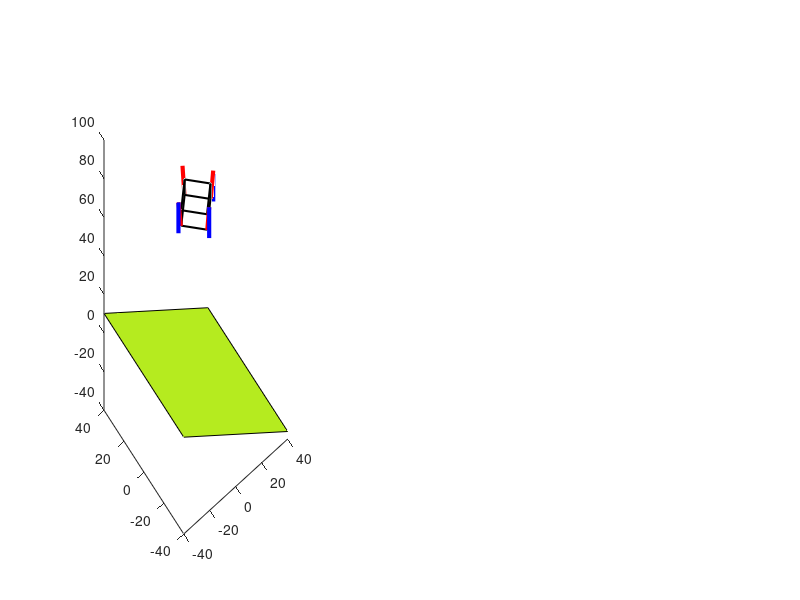

MATLAB code to generate this figure: (Note: this script raises an error after producing the figure.)
clc; clear; close all;


%@@@@@@@@@@@@@@@@@@@@@@@@@@@@@@@@@@@@@@@@@@@@@@@@@@@@@@@@@@@@@@@@@@@@@@@@@@@@@@@@@@@@@@@@@@@@@@@@@@@@@@Leg Landing variable setting지면으로부터 70위에있음


L_ang1_east = 442;                                                % L1 이동경로설정(EAST)
L_theta1_east = L_ang1_east*(pi/180);
L_r1_east = 13.5;                                                    % L1 원의반지름
L_x1_east = L_r1_east*cos(L_theta1_east)+11.5;                   % X축 평행이동 및 설정
L_z1_east = L_r1_east*sin(L_theta1_east)+70 ;                     % Z축 설정

L_ang2_east = 442;                                                % L2 이동경로 설정(EAST)
L_theta2_east = L_ang2_east*(pi/180);
L_r2_east = 13.5;                                                    % L2 원의반지름
L_x2_east = L_r2_east*cos(L_theta2_east)+11.5;                   % X축 평행이동 및 설정
L_z2_east = L_r2_east*sin(L_theta2_east)+54;                      % Z축 평행이동 및 설정
    
L_ang1_west = 98;                                                % L1 이동경로설정(WEST)
L_theta1_west = L_ang1_west*(pi/180);
L_r1_west = 13.5;                                                    % L1 원의반지름
L_x1_west = L_r1_west*cos(L_theta1_west)-11.5;                   % X축 평행이동 및 설정 
L_z1_west = L_r1_west*sin(L_theta1_west)+70;                      % Z축 설정

L_ang2_west = 98;                                                % L2 이동경로 설정(WEST)
L_theta2_west = L_ang2_west*(pi/180);
L_r2_west = 13.5;                                                    % L2원의반지름
L_x2_west = L_r2_west*cos(L_theta2_west)-11.5;                   % X축 평행이동 및 설정
L_z2_west = L_r2_west*sin(L_theta2_west)+54;                      % Z축 평행이동 및 설정

L_ang1_north = 442;                                               % L1 이동경로설정(NORTH)
L_theta1_north = L_ang1_north*(pi/180);
L_r1_north = 13.5;                                                   % 원의반지름
L_y1_north = L_r1_north*cos(L_theta1_north)+11.5;                % Y축 평행이동 및 설정 
L_z1_north = L_r1_north*sin(L_theta1_north)+70;                   % Z축 설정

L_ang2_north = 442;                                               % L2 이동경로 설정(NORTH)
L_theta2_north = L_ang2_north*(pi/180);
L_r2_north = 13.5;                                                   % 원의반지름
L_y2_north = L_r2_north*cos(L_theta2_north)+11.5;                % Y축 평행이동 및 설정
L_z2_north = L_r2_north*sin(L_theta2_north)+54;                   % Z축 평행이동 및 설정

L_ang1_south = 98;                                               % L1 이동경로설정(SOUTH)
L_theta1_south = L_ang1_south*(pi/180);
L_r1_south = 13.5;                                                   % 원의반지름
L_y1_south = L_r1_south*cos(L_theta1_south)-11.5;                % Y축 평행이동 및 설정 
L_z1_south = L_r1_south*sin(L_theta1_south)+70;                   % Z축 설정

L_ang2_south = 98;                                               % L2 이동경로 설정(SOUTH)
L_theta2_south = L_ang2_south*(pi/180);
L_r2_south = 13.5;                                                   % 원의반지름
L_y2_south = L_r2_south*cos(L_theta2_south)-11.5;                % Y축 평행이동 및 설정
L_z2_south = L_r2_south*sin(L_theta2_south)+54;                   % Z축 평행이동 및 설정


%@@@@@@@@@@@@@@@@@@@@@@@@@@@@@@@@@@@@@@@@@@@@@@@@@@@@@@@@@@@@@@@@@@@@@@@@@@@@@@@@@@@@@@@@@@@@@@@@@@@@@@Leg down variable setting


Legd_ang1_east = 442;                                                   % L1 이동경로설정(EAST)
Legd_theta1_east = Legd_ang1_east*(pi/180);
Legd_r1_east = 13.5;                                                       % L1 원의반지름
Legd_x1_east = Legd_r1_east*cos(Legd_theta1_east)+11.5;                % X축 평행이동 및 설정
Legd_z1_east = Legd_r1_east*sin(Legd_theta1_east);                      % Z축 설정

Legd_ang2_east = 442;                                                   % L2 이동경로 설정(EAST)
Legd_theta2_east = Legd_ang2_east*(pi/180);
Legd_r2_east = 13.5;                                                       % L2 원의반지름
Legd_x2_east = Legd_r2_east*cos(Legd_theta2_east)+11.5;                % X축 평행이동 및 설정
Legd_z2_east = Legd_r2_east*sin(Legd_theta2_east)-16;                   % Z축 평행이동 및 설정

Legd_ang1_west = 98:1:180;                                           % L1 이동경로설정(WEST)
Legd_theta1_west = Legd_ang1_west*(pi/180);
Legd_r1_west = 13.5;                                                       % L1 원의반지름
Legd_x1_west = Legd_r1_west*cos(Legd_theta1_west)-11.5;                % X축 평행이동 및 설정 
Legd_z1_west = Legd_r1_west*sin(Legd_theta1_west);                      % Z축 설정

Legd_ang2_west = 98:1:180;                                           % L2 이동경로 설정(WEST)
Legd_theta2_west = Legd_ang2_west*(pi/180);
Legd_r2_west = 13.5;                                                       % L2원의반지름
Legd_x2_west = Legd_r2_west*cos(Legd_theta2_west)-11.5;                % X축 평행이동 및 설정
Legd_z2_west = Legd_r2_west*sin(Legd_theta2_west)-16;                   % Z축 평행이동 및 설정

Legd_ang1_north = [442:-1:399,linspace(399,399,84)];                    % L1 이동경로설정(NORTH)
Legd_theta1_north = Legd_ang1_north*(pi/180);
Legd_r1_north = 13.5;                                                      % 원의반지름
Legd_y1_north = Legd_r1_north*cos(Legd_theta1_north)+11.5;             % Y축 평행이동 및 설정 
Legd_z1_north = Legd_r1_north*sin(Legd_theta1_north);                   % Z축 설정

Legd_ang2_north = [442:-1:399,linspace(399,399,84)];                    % L2 이동경로 설정(NORTH)
Legd_theta2_north = Legd_ang2_north*(pi/180);
Legd_r2_north = 13.5;                                                      % 원의반지름
Legd_y2_north = Legd_r2_north*cos(Legd_theta2_north)+11.5;             % Y축 평행이동 및 설정
Legd_z2_north = Legd_r2_north*sin(Legd_theta2_north)-16;                % Z축 평행이동 및 설정

Legd_ang1_south = [98:1:141,linspace(141,141,84)];                     % L1 이동경로설정(SOUTH)
Legd_theta1_south = Legd_ang1_south*(pi/180);
Legd_r1_south = 13.5;                                                      % 원의반지름
Legd_y1_south = Legd_r1_south*cos(Legd_theta1_south)-11.5;             % Y축 평행이동 및 설정 
Legd_z1_south = Legd_r1_south*sin(Legd_theta1_south);                   % Z축 설정

Legd_ang2_south = [98:1:141,linspace(141,141,84)];                     % L2 이동경로 설정(SOUTH)
Legd_theta2_south = Legd_ang2_south*(pi/180);
Legd_r2_south = 13.5;                                                      % 원의반지름
Legd_y2_south = Legd_r2_south*cos(Legd_theta2_south)-11.5;             % Y축 평행이동 및 설정
Legd_z2_south = Legd_r2_south*sin(Legd_theta2_south)-16;                % Z축 평행이동 및 설정


%@@@@@@@@@@@@@@@@@@@@@@@@@@@@@@@@@@@@@@@@@@@@@@@@@@@@@@@@@@@@@@@@@@@@@@@@@@@@@@@@@@@@@@@@@@@@@@@@@@@@@@draw figure


hf = figure;                             %figure창생성
ha = axes(hf);                           %figure창에 좌표넣기


%@@@@@@@@@@@@@@@@@@@@@@@@@@@@@@@@@@@@@@@@@@@@@@@@@@@@@@@@@@@@@@@@@@@@@@@@@@@@@@@@@@@@@@@@@@@@@@@@@@@@@@draw graph

subplot(6,15,[1,2,3,4,5,16,17,18,19,20,31,32,33,34,35,46,47,48,49,50,61,62,63,64,65,76,77,78,79,80],ha);


box_L1 = plot3(ha,[-11.25 0],[0 -11.25],[70 70],'k','Linewidth',1.5);                        %부품넣을공간 생성(밑면)-착륙
hold(ha,'on');                                                                               %한 FIGURE에 2개이상 그래프  
box_L2 = plot3(ha,[0 11.25],[-11.25 0],[70 70],'k','Linewidth',1.5);                         %부품넣을공간 생성(밑면)-착륙
box_L3 = plot3(ha,[11.25 0],[0 11.25],[70 70],'k','Linewidth',1.5);                          %부품넣을공간 생성(밑면)-착륙
box_L4 = plot3(ha,[0 -11.25],[11.25 0],[70 70],'k','Linewidth',1.5);                         %부품넣을공간 생성(밑면)-착륙
box_L5 = plot3(ha,[0 0],[-11.25 -11.25],[70 70],'k','Linewidth',1.5);                        %부품넣을공간 생성(높이)-착륙
box_L6 = plot3(ha,[11.25 11.25],[0 0],[70 78],'k','Linewidth',1.5);                          %부품넣을공간 생성(높이)-착륙
box_L7 = plot3(ha,[0 0],[11.25 11.25],[70 78],'k','Linewidth',1.5);                          %부품넣을공간 생성(높이)-착륙
box_L8 = plot3(ha,[-11.25 -11.25],[0 0],[70 78],'k','Linewidth',1.5);                        %부품넣을공간 생성(높이)-착륙
box_L9 = plot3(ha,[-11.25 0],[0 -11.25],[78 78],'k','Linewidth',1.5);                        %부품넣을공간 생성(윗면)-착륙
box_L10 = plot3(ha,[0 11.25],[-11.25 0],[78 78],'k','Linewidth',1.5);                        %부품넣을공간 생성(윗면)-착륙
box_L11 = plot3(ha,[11.25 0],[0 11.25],[78 78],'k','Linewidth',1.5);                         %부품넣을공간 생성(윗면)-착륙
box_L12 = plot3(ha,[0 -11.25],[11.25 0],[78 78],'k','Linewidth',1.5);                        %부품넣을공간 생성(윗면)-착륙                                                                                     %한 FIGURE에 2개이상 그래프  

Leg_L1 = plot3(ha,[11.5 L_x1_east],[0 0],[70 L_z1_east],'r','Linewidth',3);                         %EAST_L1 다리생성-착륙
Leg_L2 = plot3(ha,[L_x1_east L_x2_east],[0 0],[L_z1_east L_z2_east],'b','Linewidth',3);             %EAST_L2 다리생성-착륙
Leg_L3 = plot3(ha,[-11.5 L_x1_west],[0 0],[70 L_z1_west],'r','Linewidth',3);                        %WEST_L1 다리생성-착륙
Leg_L4 = plot3(ha,[L_x1_west L_x2_west],[0 0],[L_z1_west L_z2_west],'b','Linewidth',3);             %WEST_L2 다리생성-착륙
Leg_L5 = plot3(ha,[0 0],[11.5 L_y1_north],[70 L_z1_north],'r','Linewidth',3);                       %NORTH_L1 다리생성-착륙
Leg_L6 = plot3(ha,[0 0],[L_y1_north L_y2_north],[L_z1_north L_z1_north],'b','Linewidth',3);         %NORTH_L2 다리생성-착륙
Leg_L7 = plot3(ha,[0 0],[-11.5 L_y1_south],[70 L_z1_south],'r','Linewidth',3);                      %SOUTH_L1 다리생성-착륙
Leg_L8 = plot3(ha,[0 0],[L_y1_south L_y2_south],[L_z1_south L_z2_south],'b','Linewidth',3);         %SOUTH_L2 다리생성-착륙

%@@@@@@@@@@@@@@@@@@@@@@@@@@@@@@@@@@@@@@@@@@@@@@@@@@@@@@@@@@@@@@@@@@@@@@@@@@@@@@@@@@@@@@@@@@@@@@@@@@@@@@draw slop


vertex_surface=[-40 -40 10.15 ; 40 -40 -36.1 ; 40 40 -36.1 ; -40 40 10.15];                              % 평면 만들기!!
face_surface = [1 2 3 4];
Ic_surface=[0.71 0.92 0.12];
slope = patch('Faces',face_surface,'Vertices',vertex_surface,'FaceVertexCData',Ic_surface,'FaceColor','flat');         
alpha(slope,0.3);                                                                                    %경사면 투명도 조정




%@@@@@@@@@@@@@@@@@@@@@@@@@@@@@@@@@@@@@@@@@@@@@@@@@@@@@@@@@@@@@@@@@@@@@@@@@@@@@@@@@@@@@@@@@@@@@@@@@@@@@@camera setting


axis(ha,'equal');                        %좌표에서 x축, y축 길이 동일
set(ha,'XLim',[-40 40]);                 %좌표에서 x축 설정
set(ha,'YLim',[-40 40]);                 %좌표에서 y축 설정
set(ha,'ZLim',[-40 70]);                 %좌표에서 y축 설정
grid(ha,'on');                           %좌표에 그리드 넣기
xlabel(ha,'X');
ylabel(ha,'Y');
zlabel(ha,'Z'); 
title(ha,'moving surface');

%@@@@@@@@@@@@@@@@@@@@@@@@@@@@@@@@@@@@@@@@@@@@@@@@@@@@@@@@@@@@@@@@@@@@@@@@@@@@@@@@@@@@@@@@@@@@@@@@@@@@@@착륙!

view(90,0)

 
%-----------------subplot
ha2 = subplot(6,15,[22,23,24,25,37,38,39,40,52,53,54,55,67,68,69,70]); % front

ha2_box_L1 = plot3(ha2,[-11.25 0],[0 -11.25],[70 70],'k','Linewidth',1.5);                        %부품넣을공간 생성(밑면)-착륙
hold(ha2,'on');                                                                               %한 FIGURE에 2개이상 그래프  
ha2_box_L2 = plot3(ha2,[0 11.25],[-11.25 0],[70 70],'k','Linewidth',1.5);                         %부품넣을공간 생성(밑면)-착륙
ha2_box_L3 = plot3(ha2,[11.25 0],[0 11.25],[70 70],'k','Linewidth',1.5);                          %부품넣을공간 생성(밑면)-착륙
ha2_box_L4 = plot3(ha2,[0 -11.25],[11.25 0],[70 70],'k','Linewidth',1.5);                         %부품넣을공간 생성(밑면)-착륙
ha2_box_L5 = plot3(ha2,[0 0],[-11.25 -11.25],[70 70],'k','Linewidth',1.5);                        %부품넣을공간 생성(높이)-착륙
ha2_box_L6 = plot3(ha2,[11.25 11.25],[0 0],[70 78],'k','Linewidth',1.5);                          %부품넣을공간 생성(높이)-착륙
ha2_box_L7 = plot3(ha2,[0 0],[11.25 11.25],[70 78],'k','Linewidth',1.5);                          %부품넣을공간 생성(높이)-착륙
ha2_box_L8 = plot3(ha2,[-11.25 -11.25],[0 0],[70 78],'k','Linewidth',1.5);                        %부품넣을공간 생성(높이)-착륙
ha2_box_L9 = plot3(ha2,[-11.25 0],[0 -11.25],[78 78],'k','Linewidth',1.5);                        %부품넣을공간 생성(윗면)-착륙
ha2_box_L10 = plot3(ha2,[0 11.25],[-11.25 0],[78 78],'k','Linewidth',1.5);                        %부품넣을공간 생성(윗면)-착륙
ha2_box_L11 = plot3(ha2,[11.25 0],[0 11.25],[78 78],'k','Linewidth',1.5);                         %부품넣을공간 생성(윗면)-착륙
ha2_box_L12 = plot3(ha2,[0 -11.25],[11.25 0],[78 78],'k','Linewidth',1.5);                        %부품넣을공간 생성(윗면)-착륙                                                                                     %한 FIGURE에 2개이상 그래프  

ha2_Leg_L1 = plot3(ha2,[11.5 L_x1_east],[0 0],[70 L_z1_east],'r','Linewidth',3);                         %EAST_L1 다리생성-착륙
ha2_Leg_L2 = plot3(ha2,[L_x1_east L_x2_east],[0 0],[L_z1_east L_z2_east],'b','Linewidth',3);             %EAST_L2 다리생성-착륙
ha2_Leg_L3 = plot3(ha2,[-11.5 L_x1_west],[0 0],[70 L_z1_west],'r','Linewidth',3);                        %WEST_L1 다리생성-착륙
ha2_Leg_L4 = plot3(ha2,[L_x1_west L_x2_west],[0 0],[L_z1_west L_z2_west],'b','Linewidth',3);             %WEST_L2 다리생성-착륙
ha2_Leg_L5 = plot3(ha2,[0 0],[11.5 L_y1_north],[70 L_z1_north],'r','Linewidth',3);                       %NORTH_L1 다리생성-착륙
ha2_Leg_L6 = plot3(ha2,[0 0],[L_y1_north L_y2_north],[L_z1_north L_z1_north],'b','Linewidth',3);         %NORTH_L2 다리생성-착륙
ha2_Leg_L7 = plot3(ha2,[0 0],[-11.5 L_y1_south],[70 L_z1_south],'r','Linewidth',3);                      %SOUTH_L1 다리생성-착륙
ha2_Leg_L8 = plot3(ha2,[0 0],[L_y1_south L_y2_south],[L_z1_south L_z2_south],'b','Linewidth',3);         %SOUTH_L2 다리생성-착륙

%@@@@@@@@@@@@@@@@@@@@@@@@@@@@@@@@@@@@@@@@@@@@@@@@@@@@@@@@@@@@@@@@@@@@@@@@@@@@@@@@@@@@@@@@@@@@@@@@@@@@@@draw slop


ha2_vertex_surface=[-40 -40 6 ; 40 -40 -22 ; 40 40 -22 ; -40 40 6];                              % 평면 만들기!!
ha2_face_surface = [1 2 3 4];
ha2_Ic_surface=[0.71 0.92 0.12];
ha2_slope = patch('Faces',ha2_face_surface,'Vertices',ha2_vertex_surface,'FaceVertexCData',ha2_Ic_surface,'FaceColor','flat');         
alpha(ha2_slope,0.3);                                                                                    %경사면 투명도 조정

xlabel(ha2,'X');
ylabel(ha2,'Y');
zlabel(ha2,'Z'); 
title('front','Color','k');
grid on
axis(ha2,'equal');                        %좌표에서 x축, y축 길이 동일
set(ha2,'XLim',[-40 40]);                 %좌표에서 x축 설정
set(ha2,'YLim',[-40 40]);                 %좌표에서 y축 설정
set(ha2,'ZLim',[-40 70]);                 %좌표에서 y축 설정

ha3 = subplot(6,15,[27,28,29,30,42,43,44,45,57,58,59,60,72,73,74,75]); % side

ha3_box_L1 = plot3(ha3,[-11.25 0],[0 -11.25],[70 70],'k','Linewidth',1.5);                        %부품넣을공간 생성(밑면)-착륙
hold(ha3,'on');                                                                               %한 FIGURE에 2개이상 그래프  
ha3_box_L2 = plot3(ha3,[0 11.25],[-11.25 0],[70 70],'k','Linewidth',1.5);                         %부품넣을공간 생성(밑면)-착륙
ha3_box_L3 = plot3(ha3,[11.25 0],[0 11.25],[70 70],'k','Linewidth',1.5);                          %부품넣을공간 생성(밑면)-착륙
ha3_box_L4 = plot3(ha3,[0 -11.25],[11.25 0],[70 70],'k','Linewidth',1.5);                         %부품넣을공간 생성(밑면)-착륙
ha3_box_L5 = plot3(ha3,[0 0],[-11.25 -11.25],[70 70],'k','Linewidth',1.5);                        %부품넣을공간 생성(높이)-착륙
ha3_box_L6 = plot3(ha3,[11.25 11.25],[0 0],[70 78],'k','Linewidth',1.5);                          %부품넣을공간 생성(높이)-착륙
ha3_box_L7 = plot3(ha3,[0 0],[11.25 11.25],[70 78],'k','Linewidth',1.5);                          %부품넣을공간 생성(높이)-착륙
ha3_box_L8 = plot3(ha3,[-11.25 -11.25],[0 0],[70 78],'k','Linewidth',1.5);                        %부품넣을공간 생성(높이)-착륙
ha3_box_L9 = plot3(ha3,[-11.25 0],[0 -11.25],[78 78],'k','Linewidth',1.5);                        %부품넣을공간 생성(윗면)-착륙
ha3_box_L10 = plot3(ha3,[0 11.25],[-11.25 0],[78 78],'k','Linewidth',1.5);                        %부품넣을공간 생성(윗면)-착륙
ha3_box_L11 = plot3(ha3,[11.25 0],[0 11.25],[78 78],'k','Linewidth',1.5);                         %부품넣을공간 생성(윗면)-착륙
ha3_box_L12 = plot3(ha3,[0 -11.25],[11.25 0],[78 78],'k','Linewidth',1.5);                        %부품넣을공간 생성(윗면)-착륙                                                                                     %한 FIGURE에 2개이상 그래프  

ha3_Leg_L1 = plot3(ha3,[11.5 L_x1_east],[0 0],[70 L_z1_east],'r','Linewidth',3);                         %EAST_L1 다리생성-착륙
ha3_Leg_L2 = plot3(ha3,[L_x1_east L_x2_east],[0 0],[L_z1_east L_z2_east],'b','Linewidth',3);             %EAST_L2 다리생성-착륙
ha3_Leg_L3 = plot3(ha3,[-11.5 L_x1_west],[0 0],[70 L_z1_west],'r','Linewidth',3);                        %WEST_L1 다리생성-착륙
ha3_Leg_L4 = plot3(ha3,[L_x1_west L_x2_west],[0 0],[L_z1_west L_z2_west],'b','Linewidth',3);             %WEST_L2 다리생성-착륙
ha3_Leg_L5 = plot3(ha3,[0 0],[11.5 L_y1_north],[70 L_z1_north],'r','Linewidth',3);                       %NORTH_L1 다리생성-착륙
ha3_Leg_L6 = plot3(ha3,[0 0],[L_y1_north L_y2_north],[L_z1_north L_z1_north],'b','Linewidth',3);         %NORTH_L2 다리생성-착륙
ha3_Leg_L7 = plot3(ha3,[0 0],[-11.5 L_y1_south],[70 L_z1_south],'r','Linewidth',3);                      %SOUTH_L1 다리생성-착륙
ha3_Leg_L8 = plot3(ha3,[0 0],[L_y1_south L_y2_south],[L_z1_south L_z2_south],'b','Linewidth',3);         %SOUTH_L2 다리생성-착륙

%@@@@@@@@@@@@@@@@@@@@@@@@@@@@@@@@@@@@@@@@@@@@@@@@@@@@@@@@@@@@@@@@@@@@@@@@@@@@@@@@@@@@@@@@@@@@@@@@@@@@@@draw slop


ha3_vertex_surface=[-40 -40 10.15 ; 40 -40 -36.1 ; 40 40 -36.1 ; -40 40 10.15];                              % 평면 만들기!!
ha3_face_surface = [1 2 3 4];
ha3_Ic_surface=[0.71 0.92 0.12];
ha3_slope = patch('Faces',ha3_face_surface,'Vertices',ha3_vertex_surface,'FaceVertexCData',Ic_surface,'FaceColor','flat');         
alpha(ha3_slope,0.3);                                                                                    %경사면 투명도 조정

xlabel(ha3,'X');
ylabel(ha3,'Y');
zlabel(ha3,'Z'); 
title('side','Color','k');
grid on
axis(ha3,'equal');                        %좌표에서 x축, y축 길이 동일
set(ha3,'XLim',[-40 40]);                 %좌표에서 x축 설정
set(ha3,'YLim',[-40 40]);                 %좌표에서 y축 설정
set(ha3,'ZLim',[-40 70]);                 %좌표에서 y축 설정


aL=linspace(1,1,70);                                 %1값을 70개 만들기
move_surface_up = linspace(-20,6,length(aL));
move_surface_down = linspace(5,-22,length(aL));

%평면각도는 x ~ 19.3도



for iL = 1:length(aL)                                 %70번반복
set(box_L1,'ZData',[70-iL 70-iL]);                    %시작위치는 밑변:70,윗면:78 이며, 1씩 감소(70번 반복)
set(box_L2,'ZData',[70-iL 70-iL]);
set(box_L3,'ZData',[70-iL 70-iL]);
set(box_L4,'ZData',[70-iL 70-iL]);
set(box_L5,'ZData',[70-iL 78-iL]);
set(box_L6,'ZData',[70-iL 78-iL]);
set(box_L7,'ZData',[70-iL 78-iL]);
set(box_L8,'ZData',[70-iL 78-iL]);
set(box_L9,'ZData',[78-iL 78-iL]);
set(box_L10,'ZData',[78-iL 78-iL]);
set(box_L11,'ZData',[78-iL 78-iL]);
set(box_L12,'ZData',[78-iL 78-iL]);

set(Leg_L1,'ZData',[70-iL L_z1_east-iL]);
set(Leg_L2,'ZData',[L_z1_east-iL L_z2_east-iL]);
set(Leg_L3,'ZData',[70-iL L_z1_west-iL]);
set(Leg_L4,'ZData',[L_z1_west-iL L_z2_west-iL]);
set(Leg_L5,'ZData',[70-iL L_z1_north-iL]);
set(Leg_L6,'ZData',[L_z1_north-iL L_z2_north-iL]);
set(Leg_L7,'ZData',[70-iL L_z1_south-iL]);
set(Leg_L8,'ZData',[L_z1_south-iL L_z2_south-iL]);


set(ha2_box_L1,'ZData',[70-iL 70-iL]);                    %시작위치는 밑변:70,윗면:78 이며, 1씩 감소(70번 반복)
set(ha2_box_L2,'ZData',[70-iL 70-iL]);
set(ha2_box_L3,'ZData',[70-iL 70-iL]);
set(ha2_box_L4,'ZData',[70-iL 70-iL]);
set(ha2_box_L5,'ZData',[70-iL 78-iL]);
set(ha2_box_L6,'ZData',[70-iL 78-iL]);
set(ha2_box_L7,'ZData',[70-iL 78-iL]);
set(ha2_box_L8,'ZData',[70-iL 78-iL]);
set(ha2_box_L9,'ZData',[78-iL 78-iL]);
set(ha2_box_L10,'ZData',[78-iL 78-iL]);
set(ha2_box_L11,'ZData',[78-iL 78-iL]);
set(ha2_box_L12,'ZData',[78-iL 78-iL]);

set(ha2_Leg_L1,'ZData',[70-iL L_z1_east-iL]);
set(ha2_Leg_L2,'ZData',[L_z1_east-iL L_z2_east-iL]);
set(ha2_Leg_L3,'ZData',[70-iL L_z1_west-iL]);
set(ha2_Leg_L4,'ZData',[L_z1_west-iL L_z2_west-iL]);
set(ha2_Leg_L5,'ZData',[70-iL L_z1_north-iL]);
set(ha2_Leg_L6,'ZData',[L_z1_north-iL L_z2_north-iL]);
set(ha2_Leg_L7,'ZData',[70-iL L_z1_south-iL]);
set(ha2_Leg_L8,'ZData',[L_z1_south-iL L_z2_south-iL]);

set(ha3_box_L1,'ZData',[70-iL 70-iL]);                    %시작위치는 밑변:70,윗면:78 이며, 1씩 감소(70번 반복)
set(ha3_box_L2,'ZData',[70-iL 70-iL]);
set(ha3_box_L3,'ZData',[70-iL 70-iL]);
set(ha3_box_L4,'ZData',[70-iL 70-iL]);
set(ha3_box_L5,'ZData',[70-iL 78-iL]);
set(ha3_box_L6,'ZData',[70-iL 78-iL]);
set(ha3_box_L7,'ZData',[70-iL 78-iL]);
set(ha3_box_L8,'ZData',[70-iL 78-iL]);
set(ha3_box_L9,'ZData',[78-iL 78-iL]);
set(ha3_box_L10,'ZData',[78-iL 78-iL]);
set(ha3_box_L11,'ZData',[78-iL 78-iL]);
set(ha3_box_L12,'ZData',[78-iL 78-iL]);

set(ha3_Leg_L1,'ZData',[70-iL L_z1_east-iL]);
set(ha3_Leg_L2,'ZData',[L_z1_east-iL L_z2_east-iL]);
set(ha3_Leg_L3,'ZData',[70-iL L_z1_west-iL]);
set(ha3_Leg_L4,'ZData',[L_z1_west-iL L_z2_west-iL]);
set(ha3_Leg_L5,'ZData',[70-iL L_z1_north-iL]);
set(ha3_Leg_L6,'ZData',[L_z1_north-iL L_z2_north-iL]);
set(ha3_Leg_L7,'ZData',[70-iL L_z1_south-iL]);
set(ha3_Leg_L8,'ZData',[L_z1_south-iL L_z2_south-iL]);


set(slope,'ZData',[move_surface_down(iL) move_surface_up(iL) move_surface_up(iL) move_surface_down(iL)]);
set(ha2_slope,'ZData',[move_surface_down(iL) move_surface_up(iL) move_surface_up(iL) move_surface_down(iL)]);
set(ha3_slope,'ZData',[move_surface_down(iL) move_surface_up(iL) move_surface_up(iL) move_surface_down(iL)]);

cam_zL = 30;                                                             %z축은 고정(위에서 내려다보기)
set(ha,'CameraPosition',[20 45 cam_zL]);                                 %cam의 handle속성값 바꾸기

cam_zL = 15;                                                             %z축은 고정(위에서 내려다보기)
set(ha2,'CameraPosition',[0 90 cam_zL]);                                 %cam의 handle속성값 바꾸기

cam_zL = 15;                                                             %z축은 고정(위에서 내려다보기)
set(ha3,'CameraPosition',[90 0 cam_zL]);                                 %cam의 handle속성값 바꾸기

pause(0.03);                                        %0.08초딜레이

end

 
pause(0.1);                                           %착륙후 1초쉬기


delete(Leg_L1);                 %랜딩용 다리지우기
delete(Leg_L2);                 %랜딩용 다리지우기
delete(Leg_L3);                 %랜딩용 다리지우기
delete(Leg_L4);                 %랜딩용 다리지우기
delete(Leg_L5);                 %랜딩용 다리지우기
delete(Leg_L6);                 %랜딩용 다리지우기
delete(Leg_L7);                 %랜딩용 다리지우기
delete(Leg_L8);                 %랜딩용 다리지우기


delete(ha2_Leg_L1);                 %랜딩용 다리지우기
delete(ha2_Leg_L2);                 %랜딩용 다리지우기
delete(ha2_Leg_L3);                 %랜딩용 다리지우기
delete(ha2_Leg_L4);                 %랜딩용 다리지우기
delete(ha2_Leg_L5);                 %랜딩용 다리지우기
delete(ha2_Leg_L6);                 %랜딩용 다리지우기
delete(ha2_Leg_L7);                 %랜딩용 다리지우기
delete(ha2_Leg_L8);                 %랜딩용 다리지우기


delete(ha3_Leg_L1);                 %랜딩용 다리지우기
delete(ha3_Leg_L2);                 %랜딩용 다리지우기
delete(ha3_Leg_L3);                 %랜딩용 다리지우기
delete(ha3_Leg_L4);                 %랜딩용 다리지우기
delete(ha3_Leg_L5);                 %랜딩용 다리지우기
delete(ha3_Leg_L6);                 %랜딩용 다리지우기
delete(ha3_Leg_L7);                 %랜딩용 다리지우기
delete(ha3_Leg_L8);                 %랜딩용 다리지우기


%@@@@@@@@@@@@@@@@@@@@@@@@@@@@@@@@@@@@@@@@@@@@@@@@@@@@@@@@@@@@@@@@@@@@@@@@@@@@@@@@@@@@@@@@@@@@@@@@@@@@@@발내리기!


Leg_d1 = plot3(ha,[11.5 Legd_x1_east],[0 0],[0 Legd_z1_east],'r','Linewidth',3);                                        %EAST_L1 다리생성-접기
Leg_d2 = plot3(ha,[Legd_x1_east Legd_x2_east],[0 0],[Legd_z1_east Legd_z2_east],'b','Linewidth',3);                      %EAST_L2 다리생성-접기
Leg_d3 = plot3(ha,[-11.5 Legd_x1_west(1)],[0 0],[0 Legd_z1_west(1)],'r','Linewidth',3);                                 %WEST_L1 다리생성-접기
Leg_d4 = plot3(ha,[Legd_x1_west(1) Legd_x2_west(1)],[0 0],[Legd_z1_west(1) Legd_z2_west(1)],'b','Linewidth',3);          %WEST_L2 다리생성-접기
Leg_d5 = plot3(ha,[0 0],[11.5 Legd_y1_north(1)],[0 Legd_z1_north(1)],'r','Linewidth',3);                                %NORTH_L1 다리생성-접기
Leg_d6 = plot3(ha,[0 0],[Legd_y1_north(1) Legd_y2_north(1)],[Legd_z1_north(1) Legd_z2_north(1)],'b','Linewidth',3);      %NORTH_L2 다리생성-접기
Leg_d7 = plot3(ha,[0 0],[-11.5 Legd_y1_south(1)],[0 Legd_z1_south(1)],'r','Linewidth',3);                               %SOUTH_L1 다리생성-접기
Leg_d8 = plot3(ha,[0 0],[Legd_y1_south(1) Legd_y2_south(1)],[Legd_z1_south(1) Legd_z2_south(1)],'b','Linewidth',3);      %SOUTH_L2 다리생성-접기

ha2 = subplot(6,15,[22,23,24,25,37,38,39,40,52,53,54,55,67,68,69,70]); % front

ha2_Leg_d1 = plot3(ha2,[11.5 Legd_x1_east],[0 0],[0 Legd_z1_east],'r','Linewidth',3);                                        %EAST_L1 다리생성-접기
ha2_Leg_d2 = plot3(ha2,[Legd_x1_east Legd_x2_east],[0 0],[Legd_z1_east Legd_z2_east],'b','Linewidth',3);                      %EAST_L2 다리생성-접기
ha2_Leg_d3 = plot3(ha2,[-11.5 Legd_x1_west(1)],[0 0],[0 Legd_z1_west(1)],'r','Linewidth',3);                                 %WEST_L1 다리생성-접기
ha2_Leg_d4 = plot3(ha2,[Legd_x1_west(1) Legd_x2_west(1)],[0 0],[Legd_z1_west(1) Legd_z2_west(1)],'b','Linewidth',3);          %WEST_L2 다리생성-접기
ha2_Leg_d5 = plot3(ha2,[0 0],[11.5 Legd_y1_north(1)],[0 Legd_z1_north(1)],'r','Linewidth',3);                                %NORTH_L1 다리생성-접기
ha2_Leg_d6 = plot3(ha2,[0 0],[Legd_y1_north(1) Legd_y2_north(1)],[Legd_z1_north(1) Legd_z2_north(1)],'b','Linewidth',3);      %NORTH_L2 다리생성-접기
ha2_Leg_d7 = plot3(ha2,[0 0],[-11.5 Legd_y1_south(1)],[0 Legd_z1_south(1)],'r','Linewidth',3);                               %SOUTH_L1 다리생성-접기
ha2_Leg_d8 = plot3(ha2,[0 0],[Legd_y1_south(1) Legd_y2_south(1)],[Legd_z1_south(1) Legd_z2_south(1)],'b','Linewidth',3);      %SOUTH_L2 다리생성-접기

ha3 = subplot(6,15,[27,28,29,30,42,43,44,45,57,58,59,60,72,73,74,75]); % side

ha3_Leg_d1 = plot3(ha3,[11.5 Legd_x1_east],[0 0],[0 Legd_z1_east],'r','Linewidth',3);                                        %EAST_L1 다리생성-접기
ha3_Leg_d2 = plot3(ha3,[Legd_x1_east Legd_x2_east],[0 0],[Legd_z1_east Legd_z2_east],'b','Linewidth',3);                      %EAST_L2 다리생성-접기
ha3_Leg_d3 = plot3(ha3,[-11.5 Legd_x1_west(1)],[0 0],[0 Legd_z1_west(1)],'r','Linewidth',3);                                 %WEST_L1 다리생성-접기
ha3_Leg_d4 = plot3(ha3,[Legd_x1_west(1) Legd_x2_west(1)],[0 0],[Legd_z1_west(1) Legd_z2_west(1)],'b','Linewidth',3);          %WEST_L2 다리생성-접기
ha3_Leg_d5 = plot3(ha3,[0 0],[11.5 Legd_y1_north(1)],[0 Legd_z1_north(1)],'r','Linewidth',3);                                %NORTH_L1 다리생성-접기
ha3_Leg_d6 = plot3(ha3,[0 0],[Legd_y1_north(1) Legd_y2_north(1)],[Legd_z1_north(1) Legd_z2_north(1)],'b','Linewidth',3);      %NORTH_L2 다리생성-접기
ha3_Leg_d7 = plot3(ha3,[0 0],[-11.5 Legd_y1_south(1)],[0 Legd_z1_south(1)],'r','Linewidth',3);                               %SOUTH_L1 다리생성-접기
ha3_Leg_d8 = plot3(ha3,[0 0],[Legd_y1_south(1) Legd_y2_south(1)],[Legd_z1_south(1) Legd_z2_south(1)],'b','Linewidth',3);      %SOUTH_L2 다리생성-접기






for i_ptd = 1:length(Legd_theta1_west)                                         %애니매이션 실행 1부터theta_west크기까지 반복

    set(Leg_d3,'XData',[-11.5 Legd_x1_west(i_ptd)], ...                       %L1_WEST 이동하는 선의 x좌표 y좌표를 handle을 이용해 좌표값 반복설정
        'ZData',[0 Legd_z1_west(i_ptd)]           );
    set(Leg_d4,'XData',[Legd_x1_west(i_ptd) Legd_x2_west(i_ptd)], ...          %L2_WEST 이동하는 선의 x좌표 y좌표를 handle을  이용해 좌표값 반복설정
        'ZData',[Legd_z1_west(i_ptd) Legd_z2_west(i_ptd)]      );
    set(Leg_d5,'YData',[11.5 Legd_y1_north(i_ptd)], ...                       %L1_NORTH 이동하는 선의 x좌표 y좌표를 handle을 이용해 좌표값 반복설정
        'ZData',[0 Legd_z1_north(i_ptd)]           );
    set(Leg_d6,'YData',[Legd_y1_north(i_ptd) Legd_y2_north(i_ptd)], ...        %L2_NORTH 이동하는 선의 x좌표 y좌표를 handle을  이용해 좌표값 반복설정
        'ZData',[Legd_z1_north(i_ptd) Legd_z2_north(i_ptd)]      );
    set(Leg_d7,'YData',[-11.5 Legd_y1_south(i_ptd)], ...                      %L1_SOUTH 이동하는 선의 x좌표 y좌표를 handle을 이용해 좌표값 반복설정
        'ZData',[0 Legd_z1_south(i_ptd)]           );
    set(Leg_d8,'YData',[Legd_y1_south(i_ptd) Legd_y2_south(i_ptd)], ...        %L2_SOUTH 이동하는 선의 x좌표 y좌표를 handle을  이용해 좌표값 반복설정
        'ZData',[Legd_z1_south(i_ptd) Legd_z2_south(i_ptd)]      );


    set(ha2_Leg_d3,'XData',[-11.5 Legd_x1_west(i_ptd)], ...                       %L1_WEST 이동하는 선의 x좌표 y좌표를 handle을 이용해 좌표값 반복설정
        'ZData',[0 Legd_z1_west(i_ptd)]           );
    set(ha2_Leg_d4,'XData',[Legd_x1_west(i_ptd) Legd_x2_west(i_ptd)], ...          %L2_WEST 이동하는 선의 x좌표 y좌표를 handle을  이용해 좌표값 반복설정
        'ZData',[Legd_z1_west(i_ptd) Legd_z2_west(i_ptd)]      );
    set(ha2_Leg_d5,'YData',[11.5 Legd_y1_north(i_ptd)], ...                       %L1_NORTH 이동하는 선의 x좌표 y좌표를 handle을 이용해 좌표값 반복설정
        'ZData',[0 Legd_z1_north(i_ptd)]           );
    set(ha2_Leg_d6,'YData',[Legd_y1_north(i_ptd) Legd_y2_north(i_ptd)], ...        %L2_NORTH 이동하는 선의 x좌표 y좌표를 handle을  이용해 좌표값 반복설정
        'ZData',[Legd_z1_north(i_ptd) Legd_z2_north(i_ptd)]      );
    set(ha2_Leg_d7,'YData',[-11.5 Legd_y1_south(i_ptd)], ...                      %L1_SOUTH 이동하는 선의 x좌표 y좌표를 handle을 이용해 좌표값 반복설정
        'ZData',[0 Legd_z1_south(i_ptd)]           );
    set(ha2_Leg_d8,'YData',[Legd_y1_south(i_ptd) Legd_y2_south(i_ptd)], ...        %L2_SOUTH 이동하는 선의 x좌표 y좌표를 handle을  이용해 좌표값 반복설정
        'ZData',[Legd_z1_south(i_ptd) Legd_z2_south(i_ptd)]      );

    set(ha3_Leg_d3,'XData',[-11.5 Legd_x1_west(i_ptd)], ...                       %L1_WEST 이동하는 선의 x좌표 y좌표를 handle을 이용해 좌표값 반복설정
        'ZData',[0 Legd_z1_west(i_ptd)]           );
    set(ha3_Leg_d4,'XData',[Legd_x1_west(i_ptd) Legd_x2_west(i_ptd)], ...          %L2_WEST 이동하는 선의 x좌표 y좌표를 handle을  이용해 좌표값 반복설정
        'ZData',[Legd_z1_west(i_ptd) Legd_z2_west(i_ptd)]      );
    set(ha3_Leg_d5,'YData',[11.5 Legd_y1_north(i_ptd)], ...                       %L1_NORTH 이동하는 선의 x좌표 y좌표를 handle을 이용해 좌표값 반복설정
        'ZData',[0 Legd_z1_north(i_ptd)]           );
    set(ha3_Leg_d6,'YData',[Legd_y1_north(i_ptd) Legd_y2_north(i_ptd)], ...        %L2_NORTH 이동하는 선의 x좌표 y좌표를 handle을  이용해 좌표값 반복설정
        'ZData',[Legd_z1_north(i_ptd) Legd_z2_north(i_ptd)]      );
    set(ha3_Leg_d7,'YData',[-11.5 Legd_y1_south(i_ptd)], ...                      %L1_SOUTH 이동하는 선의 x좌표 y좌표를 handle을 이용해 좌표값 반복설정
        'ZData',[0 Legd_z1_south(i_ptd)]           );
    set(ha3_Leg_d8,'YData',[Legd_y1_south(i_ptd) Legd_y2_south(i_ptd)], ...        %L2_SOUTH 이동하는 선의 x좌표 y좌표를 handle을  이용해 좌표값 반복설정
        'ZData',[Legd_z1_south(i_ptd) Legd_z2_south(i_ptd)]      );



    pause(0.008);                                                               %0.035초 딜레이 0에가까울수록 빠름(drawnow함수 이용시 제일 빠름)
end


% 평면각도는  19.3도  ~ 0도
pause(0.1);    

delete(Leg_d1);                     %랜딩용 다리지우기
delete(Leg_d2);                     %랜딩용 다리지우기
delete(Leg_d3);                     %랜딩용 다리지우기
delete(Leg_d4);                     %랜딩용 다리지우기

delete(ha2_Leg_d1);                 %랜딩용 다리지우기
delete(ha2_Leg_d2);                 %랜딩용 다리지우기
delete(ha2_Leg_d3);                 %랜딩용 다리지우기
delete(ha2_Leg_d4);                 %랜딩용 다리지우기

delete(ha3_Leg_d1);                 %랜딩용 다리지우기
delete(ha3_Leg_d2);                 %랜딩용 다리지우기
delete(ha3_Leg_d3);                 %랜딩용 다리지우기
delete(ha3_Leg_d4);                 %랜딩용 다리지우기

%@@@@@@@@@@@@@@@@@@@@@@@@@@@@@@@@@@@@@@@@@@@@@@@@@@@@@@@@@@@@@@@@@@@@@@@@@@@@@@@@@@@@@@@@@@@@@@@@@@@@@@기울기 -30도 맞추기!!

g_L1 = 13.5;
g_L2 = 16;

move_surface_up2 = linspace(-22,-7.5,300);
move_surface_down2 = linspace(6,-7.5,length(move_surface_up2));

g_z2_east =linspace(-3,-7.5,length(move_surface_up2));
g_x2_east = linspace(2.13,2.13,length(g_z2_east));

g_costh2_east = (g_x2_east.^2 + g_z2_east.^2 -(g_L1^2+g_L2^2))/(2*g_L1*g_L2);
g_sinth2_east = sqrt(1-abs(g_costh2_east).^2);
g_th2_east = atan2d(g_sinth2_east,g_costh2_east);
g_th1_east = atan2d(g_z2_east,g_x2_east) - atan2d(g_L1+g_L2*cosd(g_th2_east),g_L2*sind(g_th2_east));
g_x1_east = g_L1*sind(-g_th1_east);
g_z1_east = g_L1*cosd(-g_th1_east);

g_z2_west =linspace(-16,-7.5,length(move_surface_down2)); 
g_x2_west = linspace(-13.75,-13.75,length(g_z2_west));

g_costh2_west = (g_x2_west.^2 + g_z2_west.^2 -(g_L1^2+g_L2^2))/(2*g_L1*g_L2);
g_sinth2_west = sqrt(1-abs(g_costh2_west).^2);
g_th2_west = atan2d(g_sinth2_west,g_costh2_west);
g_th1_west = atan2d(g_z2_west,g_x2_west) + atan2d(g_L1+g_L2*cosd(g_th2_west),g_L2*sind(g_th2_west));
g_x1_west = g_L1*sind(g_th1_west);
g_z1_west = -g_L1*cosd(g_th1_west);


east1_straight = plot3(ha,[11.25 g_x1_east(1)+11.25],[0 0],[0 g_z1_east(1)],'r','LineWidth',3);
east2_straight = plot3(ha,[g_x1_east(1)+11.25 g_x2_east(1)+11.25],[0 0],[g_z1_east(1) g_z2_east(1)],'b','LineWidth',3);

west1_straight = plot3(ha,[-11.25 g_x1_west(1)-11.25],[0 0],[0 g_z1_west(1)],'r','LineWidth',3);
west2_straight = plot3(ha,[g_x1_west(1)-11.25 g_x2_west(1)-11.25],[0 0],[g_z1_west(1) g_z2_west(1)],'b','LineWidth',3);

ha2_east1_straight = plot3(ha2,[11.25 g_x1_east(1)+11.25],[0 0],[0 g_z1_east(1)],'r','LineWidth',3);
ha2_east2_straight = plot3(ha2,[g_x1_east(1)+11.25 g_x2_east(1)+11.25],[0 0],[g_z1_east(1) g_z2_east(1)],'b','LineWidth',3);

ha2_west1_straight = plot3(ha2,[-11.25 g_x1_west(1)-11.25],[0 0],[0 g_z1_west(1)],'r','LineWidth',3);
ha2_west2_straight = plot3(ha2,[g_x1_west(1)-11.25 g_x2_west(1)-11.25],[0 0],[g_z1_west(1) g_z2_west(1)],'b','LineWidth',3);

ha3_east1_straight = plot3(ha3,[11.25 g_x1_east(1)+11.25],[0 0],[0 g_z1_east(1)],'r','LineWidth',3);
ha3_east2_straight = plot3(ha3,[g_x1_east(1)+11.25 g_x2_east(1)+11.25],[0 0],[g_z1_east(1) g_z2_east(1)],'b','LineWidth',3);

ha3_west1_straight = plot3(ha3,[-11.25 g_x1_west(1)-11.25],[0 0],[0 g_z1_west(1)],'r','LineWidth',3);
ha3_west2_straight = plot3(ha3,[g_x1_west(1)-11.25 g_x2_west(1)-11.25],[0 0],[g_z1_west(1) g_z2_west(1)],'b','LineWidth',3);



for i_ptd1 = 1:length(move_surface_up2)                                         %애니매이션 실행 1부터theta_west크기까지 반복

    set(east1_straight,'XData',[11.25 g_x1_east(i_ptd1)+11.25],'ZData',[0 g_z1_east(i_ptd1)]);
    set(east2_straight,'XData',[g_x1_east(i_ptd1)+11.25 g_x2_east(i_ptd1)+11.25],'ZData',[g_z1_east(i_ptd1) g_z2_east(i_ptd1)]);
    set(west1_straight,'XData',[-11.25 g_x1_west(i_ptd1)-11.25],'ZData',[0 g_z1_west(i_ptd1)]);
    set(west2_straight,'XData',[g_x1_west(i_ptd1)-11.25 g_x2_west(i_ptd1)-11.25],'ZData',[g_z1_west(i_ptd1) g_z2_west(i_ptd1)]);


    set(ha2_east1_straight,'XData',[11.25 g_x1_east(i_ptd1)+11.25],'ZData',[0 g_z1_east(i_ptd1)]);
    set(ha2_east2_straight,'XData',[g_x1_east(i_ptd1)+11.25 g_x2_east(i_ptd1)+11.25],'ZData',[g_z1_east(i_ptd1) g_z2_east(i_ptd1)]);
    set(ha2_west1_straight,'XData',[-11.25 g_x1_west(i_ptd1)-11.25],'ZData',[0 g_z1_west(i_ptd1)]);
    set(ha2_west2_straight,'XData',[g_x1_west(i_ptd1)-11.25 g_x2_west(i_ptd1)-11.25],'ZData',[g_z1_west(i_ptd1) g_z2_west(i_ptd1)]);

    set(ha3_east1_straight,'XData',[11.25 g_x1_east(i_ptd1)+11.25],'ZData',[0 g_z1_east(i_ptd1)]);
    set(ha3_east2_straight,'XData',[g_x1_east(i_ptd1)+11.25 g_x2_east(i_ptd1)+11.25],'ZData',[g_z1_east(i_ptd1) g_z2_east(i_ptd1)]);
    set(ha3_west1_straight,'XData',[-11.25 g_x1_west(i_ptd1)-11.25],'ZData',[0 g_z1_west(i_ptd1)]);
    set(ha3_west2_straight,'XData',[g_x1_west(i_ptd1)-11.25 g_x2_west(i_ptd1)-11.25],'ZData',[g_z1_west(i_ptd1) g_z2_west(i_ptd1)]);



    set(slope,'ZData',[move_surface_up2(i_ptd1) move_surface_down2(i_ptd1) move_surface_down2(i_ptd1) move_surface_up2(i_ptd1)]);
    set(ha2_slope,'ZData',[move_surface_up2(i_ptd1) move_surface_down2(i_ptd1) move_surface_down2(i_ptd1) move_surface_up2(i_ptd1)]);
    set(ha3_slope,'ZData',[move_surface_up2(i_ptd1) move_surface_down2(i_ptd1) move_surface_down2(i_ptd1) move_surface_up2(i_ptd1)]);



    pause(0.008);                                                               %0.035초 딜레이 0에가까울수록 빠름(drawnow함수 이용시 제일 빠름)
end

%이전다리2개 지우고 본체지우고 다시그리기! 해야댐


%%

cg_L1 = 16;
cg_L2 = 13.5;

g_lex2 = 13.75:-0.1:7.94;
g_lez2 =linspace(7.5,7.5,length(g_lex2));

g_lcosth2 = (g_lex2.^2 + g_lez2.^2 -(cg_L1^2+cg_L2^2))/(2*cg_L1*cg_L2);
g_lsinth2 = sqrt(1-abs(g_lcosth2).^2);
g_lth2 = atan2d(g_lsinth2,g_lcosth2);
g_lth1 = atan2d(g_lez2,g_lex2) - atan2d(cg_L1+cg_L2*cosd(g_lth2),cg_L2*sind(g_lth2));

g_lex1 = cg_L1*sind(-g_lth1);
g_lez1 = cg_L1*cosd(-g_lth1);


%----------------------------------------------------------------------
g_rex2 =-2.13:-0.1:-7.94;                                                                                                                                                              
g_rez2 = linspace(7.5,7.5,length(g_rex2));

g_costh2 = (g_rex2.^2 + g_rez2.^2 -(cg_L1^2+cg_L2^2))/(2*cg_L1*cg_L2);
g_sinth2 = sqrt(1-abs(g_costh2).^2);
g_rth2 = atan2d(g_sinth2,g_costh2);
g_rth1 = atan2d(g_rez2,g_rex2) + atan2d(cg_L1+cg_L2*cosd(g_rth2),cg_L2*sind(g_rth2));

g_rex1 = cg_L1*sind(g_rth1);
g_rez1 = -cg_L1*cosd(g_rth1);


hpl3 = plot(ha,[-25 g_lex1(1)-25],[-7.5 g_lez1(1)-7.5],'b','Linewidth',3);            %L1이동하는 선생성(왼쪽다리)
hpl4 = plot(ha,[g_lex1(1)-25 g_lex2(1)-25],[g_lez1(1)-7.5 g_lez2(1)-7.5],'r','Linewidth',3);
hpr3 = plot(ha,[13.38 g_rex1(1)+13.38],[-7.5 g_rez1(1)-7.5],'b','Linewidth',3);             %L1이동하는 선생성(왼쪽다리)
hpr4 = plot(ha,[g_rex1(1)+13.38 g_rex2(1)+13.38],[g_rez1(1)-7.5 g_rez2(1)-7.5],'r','Linewidth',3); 

f2_hpl3 = plot(ha2,[-25 g_lex1(1)-25],[-7.5 g_lez1(1)-7.5],'b','Linewidth',3);            %L1이동하는 선생성(왼쪽다리)
f2_hpl4 = plot(ha2,[g_lex1(1)-25 g_lex2(1)-25],[g_lez1(1)-7.5 g_lez2(1)-7.5],'r','Linewidth',3);
f2_hpr3 = plot(ha2,[13.38 g_rex1(1)+13.38],[-7.5 g_rez1(1)-7.5],'b','Linewidth',3);             %L1이동하는 선생성(왼쪽다리)
f2_hpr4 = plot(ha2,[g_rex1(1)+13.38 g_rex2(1)+13.38],[g_rez1(1)-7.5 g_rez2(1)-7.5],'r','Linewidth',3); 


box_L1 = plot3(ha,[-11.25 0],[0 -11.25],[70 70],'k','Linewidth',1.5);                        %부품넣을공간 생성(밑면)-착륙
hold(ha,'on');                                                                               %한 FIGURE에 2개이상 그래프  
box_L2 = plot3(ha,[0 11.25],[-11.25 0],[70 70],'k','Linewidth',1.5);                         %부품넣을공간 생성(밑면)-착륙
box_L3 = plot3(ha,[11.25 0],[0 11.25],[70 70],'k','Linewidth',1.5);                          %부품넣을공간 생성(밑면)-착륙
box_L4 = plot3(ha,[0 -11.25],[11.25 0],[70 70],'k','Linewidth',1.5);                         %부품넣을공간 생성(밑면)-착륙
box_L5 = plot3(ha,[0 0],[-11.25 -11.25],[70 70],'k','Linewidth',1.5);                        %부품넣을공간 생성(높이)-착륙
box_L6 = plot3(ha,[11.25 11.25],[0 0],[70 78],'k','Linewidth',1.5);                          %부품넣을공간 생성(높이)-착륙
box_L7 = plot3(ha,[0 0],[11.25 11.25],[70 78],'k','Linewidth',1.5);                          %부품넣을공간 생성(높이)-착륙
box_L8 = plot3(ha,[-11.25 -11.25],[0 0],[70 78],'k','Linewidth',1.5);                        %부품넣을공간 생성(높이)-착륙
box_L9 = plot3(ha,[-11.25 0],[0 -11.25],[78 78],'k','Linewidth',1.5);                        %부품넣을공간 생성(윗면)-착륙
box_L10 = plot3(ha,[0 11.25],[-11.25 0],[78 78],'k','Linewidth',1.5);                        %부품넣을공간 생성(윗면)-착륙
box_L11 = plot3(ha,[11.25 0],[0 11.25],[78 78],'k','Linewidth',1.5);                         %부품넣을공간 생성(윗면)-착륙
box_L12 = plot3(ha,[0 -11.25],[11.25 0],[78 78],'k','Linewidth',1.5);      


for i_pt2 = 1:length(g_rex2)

set(box_L1,'XData',[-11.25-i_pt2 0],'YData',[-i_pt2 -11.25]);                    %시작위치는 밑변:70,윗면:78 이며, 1씩 감소(70번 반복)

set(box_L2,'ZData',[70-i_pt2 70-i_pt2]);
set(box_L3,'ZData',[70-i_pt2 70-i_pt2]);
set(box_L4,'ZData',[70-i_pt2 70-i_pt2]);
set(box_L5,'ZData',[70-i_pt2 78-i_pt2]);
set(box_L6,'ZData',[70-i_pt2 78-i_pt2]);
set(box_L7,'ZData',[70-i_pt2 78-i_pt2]);
set(box_L8,'ZData',[70-i_pt2 78-i_pt2]);
set(box_L9,'ZData',[78-i_pt2 78-i_pt2]);
set(box_L10,'ZData',[78-i_pt2 78-i_pt2]);
set(box_L11,'ZData',[78-i_pt2 78-i_pt2]);
set(box_L12,'ZData',[78-i_pt2 78-i_pt2]);

set(ha2_box_L1,'ZData',[70-i_pt2 70-i_pt2]);                    %시작위치는 밑변:70,윗면:78 이며, 1씩 감소(70번 반복)
set(ha2_box_L2,'ZData',[70-i_pt2 70-i_pt2]);
set(ha2_box_L3,'ZData',[70-i_pt2 70-i_pt2]);
set(ha2_box_L4,'ZData',[70-i_pt2 70-i_pt2]);
set(ha2_box_L5,'ZData',[70-i_pt2 78-i_pt2]);
set(ha2_box_L6,'ZData',[70-i_pt2 78-i_pt2]);
set(ha2_box_L7,'ZData',[70-i_pt2 78-i_pt2]);
set(ha2_box_L8,'ZData',[70-i_pt2 78-i_pt2]);
set(ha2_box_L9,'ZData',[78-i_pt2 78-i_pt2]);
set(ha2_box_L10,'ZData',[78-i_pt2 78-i_pt2]);
set(ha2_box_L11,'ZData',[78-i_pt2 78-i_pt2]);
set(ha2_box_L12,'ZData',[78-i_pt2 78-i_pt2]);

set(hpl3,'XData',[-25 g_lex1(i_pt2)-25],'ZData',[-7.5 g_lez1(i_pt2)-7.5]);
set(hpl4,'XData',[g_lex1(i_pt2)-25 g_lex2(i_pt2)-25],'ZData',[g_lez1(i_pt2)-7.5 g_lez2(i_pt2)-7.5]);
set(hpr3,'XData',[13.38 g_rex1(i_pt2)+13.38],'ZData',[-7.5 g_rez1(i_pt2)-7.5]);
set(hpr4,'XData',[g_rex1(i_pt2)+13.38 g_rex2(i_pt2)+13.38],'ZData',[g_rez1(i_pt2)-7.5 g_rez2(i_pt2)-7.5]);

set(f2_hpl3,'XData',[-25 g_lex1(i_pt2)-25],'ZData',[-7.5 g_lez1(i_pt2)-7.5]);
set(f2_hpl4,'XData',[g_lex1(i_pt2)-25 g_lex2(i_pt2)-25],'ZData',[g_lez1(i_pt2)-7.5 g_lez2(i_pt2)-7.5]);
set(f2_hpr3,'XData',[13.38 g_rex1(i_pt2)+13.38],'ZData',[-7.5 g_rez1(i_pt2)-7.5]);
set(f2_hpr4,'XData',[g_rex1(i_pt2)+13.38 g_rex2(i_pt2)+13.38],'ZData',[g_rez1(i_pt2)-7.5 g_rez2(i_pt2)-7.5]);

pause(0.03)
end





%%

% -19.9도 ~ 19.9도



move_surface_up2 = linspace(7,-22,200);
move_surface_down2 = linspace(-22,6,length(move_surface_up2));

g_z2_east =linspace(-12,-2.7,length(move_surface_up2));
g_x2_east = linspace(2.13,2.13,length(g_z2_east));

g_costh2_east = (g_x2_east.^2 + g_z2_east.^2 -(g_L1^2+g_L2^2))/(2*g_L1*g_L2);
g_sinth2_east = sqrt(1-abs(g_costh2_east).^2);
g_th2_east = atan2d(g_sinth2_east,g_costh2_east);
g_th1_east = atan2d(g_z2_east,g_x2_east) - atan2d(g_L1+g_L2*cosd(g_th2_east),g_L2*sind(g_th2_east));
g_x1_east = g_L1*sind(-g_th1_east);
g_z1_east = g_L1*cosd(-g_th1_east);


g_z2_west =linspace(2,-16,length(move_surface_down2));
g_x2_west = linspace(-13.75,-13.75,length(g_z2_west));

g_costh2_west = (g_x2_west.^2 + g_z2_west.^2 -(g_L1^2+g_L2^2))/(2*g_L1*g_L2);
g_sinth2_west = sqrt(1-abs(g_costh2_west).^2);
g_th2_west = atan2d(g_sinth2_west,g_costh2_west);
g_th1_west = atan2d(g_z2_west,g_x2_west) + atan2d(g_L1+g_L2*cosd(g_th2_west),g_L2*sind(g_th2_west));
g_x1_west = g_L1*sind(g_th1_west);
g_z1_west = -g_L1*cosd(g_th1_west);






for i_ptd1 = 1:length(move_surface_up2)                                         %애니매이션 실행 1부터theta_west크기까지 반복

    set(east1_straight,'XData',[11.25 g_x1_east(i_ptd1)+11.25],'ZData',[0 g_z1_east(i_ptd1)]);
    set(east2_straight,'XData',[g_x1_east(i_ptd1)+11.25 g_x2_east(i_ptd1)+11.25],'ZData',[g_z1_east(i_ptd1) g_z2_east(i_ptd1)]);
    set(west1_straight,'XData',[-11.25 g_x1_west(i_ptd1)-11.25],'ZData',[0 g_z1_west(i_ptd1)]);
    set(west2_straight,'XData',[g_x1_west(i_ptd1)-11.25 g_x2_west(i_ptd1)-11.25],'ZData',[g_z1_west(i_ptd1) g_z2_west(i_ptd1)]);

    set(ha2_east1_straight,'XData',[11.25 g_x1_east(i_ptd1)+11.25],'ZData',[0 g_z1_east(i_ptd1)]);
    set(ha2_east2_straight,'XData',[g_x1_east(i_ptd1)+11.25 g_x2_east(i_ptd1)+11.25],'ZData',[g_z1_east(i_ptd1) g_z2_east(i_ptd1)]);
    set(ha2_west1_straight,'XData',[-11.25 g_x1_west(i_ptd1)-11.25],'ZData',[0 g_z1_west(i_ptd1)]);
    set(ha2_west2_straight,'XData',[g_x1_west(i_ptd1)-11.25 g_x2_west(i_ptd1)-11.25],'ZData',[g_z1_west(i_ptd1) g_z2_west(i_ptd1)]);

    set(ha3_east1_straight,'XData',[11.25 g_x1_east(i_ptd1)+11.25],'ZData',[0 g_z1_east(i_ptd1)]);
    set(ha3_east2_straight,'XData',[g_x1_east(i_ptd1)+11.25 g_x2_east(i_ptd1)+11.25],'ZData',[g_z1_east(i_ptd1) g_z2_east(i_ptd1)]);
    set(ha3_west1_straight,'XData',[-11.25 g_x1_west(i_ptd1)-11.25],'ZData',[0 g_z1_west(i_ptd1)]);
    set(ha3_west2_straight,'XData',[g_x1_west(i_ptd1)-11.25 g_x2_west(i_ptd1)-11.25],'ZData',[g_z1_west(i_ptd1) g_z2_west(i_ptd1)]);


    set(slope,'ZData',[move_surface_up2(i_ptd1) move_surface_down2(i_ptd1) move_surface_down2(i_ptd1) move_surface_up2(i_ptd1)]);
    set(ha2_slope,'ZData',[move_surface_up2(i_ptd1) move_surface_down2(i_ptd1) move_surface_down2(i_ptd1) move_surface_up2(i_ptd1)]);
    set(ha3_slope,'ZData',[move_surface_up2(i_ptd1) move_surface_down2(i_ptd1) move_surface_down2(i_ptd1) move_surface_up2(i_ptd1)]);



    pause(0.005);                                                               %0.035초 딜레이 0에가까울수록 빠름(drawnow함수 이용시 제일 빠름)
end


% -19.9도 ~ 0도



move_surface_up2 = linspace(-22,-7.5,200);
move_surface_down2 = linspace(7,-7.5,length(move_surface_up2));

g_z2_east =linspace(-2.7,-7.5,length(move_surface_up2));
g_x2_east = linspace(2.13,2.13,length(g_z2_east));

g_costh2_east = (g_x2_east.^2 + g_z2_east.^2 -(g_L1^2+g_L2^2))/(2*g_L1*g_L2);
g_sinth2_east = sqrt(1-abs(g_costh2_east).^2);
g_th2_east = atan2d(g_sinth2_east,g_costh2_east);
g_th1_east = atan2d(g_z2_east,g_x2_east) - atan2d(g_L1+g_L2*cosd(g_th2_east),g_L2*sind(g_th2_east));
g_x1_east = g_L1*sind(-g_th1_east);
g_z1_east = g_L1*cosd(-g_th1_east);


g_z2_west =linspace(-16,-7.5,length(move_surface_down2)); 
g_x2_west = linspace(-13.75,-13.75,length(g_z2_west));

g_costh2_west = (g_x2_west.^2 + g_z2_west.^2 -(g_L1^2+g_L2^2))/(2*g_L1*g_L2);
g_sinth2_west = sqrt(1-abs(g_costh2_west).^2);
g_th2_west = atan2d(g_sinth2_west,g_costh2_west);
g_th1_west = atan2d(g_z2_west,g_x2_west) + atan2d(g_L1+g_L2*cosd(g_th2_west),g_L2*sind(g_th2_west));
g_x1_west = g_L1*sind(g_th1_west);
g_z1_west = -g_L1*cosd(g_th1_west);






for i_ptd1 = 1:length(move_surface_up2)                                         %애니매이션 실행 1부터theta_west크기까지 반복

    set(east1_straight,'XData',[11.25 g_x1_east(i_ptd1)+11.25],'ZData',[0 g_z1_east(i_ptd1)]);
    set(east2_straight,'XData',[g_x1_east(i_ptd1)+11.25 g_x2_east(i_ptd1)+11.25],'ZData',[g_z1_east(i_ptd1) g_z2_east(i_ptd1)]);
    set(west1_straight,'XData',[-11.25 g_x1_west(i_ptd1)-11.25],'ZData',[0 g_z1_west(i_ptd1)]);
    set(west2_straight,'XData',[g_x1_west(i_ptd1)-11.25 g_x2_west(i_ptd1)-11.25],'ZData',[g_z1_west(i_ptd1) g_z2_west(i_ptd1)]);

    set(ha2_east1_straight,'XData',[11.25 g_x1_east(i_ptd1)+11.25],'ZData',[0 g_z1_east(i_ptd1)]);
    set(ha2_east2_straight,'XData',[g_x1_east(i_ptd1)+11.25 g_x2_east(i_ptd1)+11.25],'ZData',[g_z1_east(i_ptd1) g_z2_east(i_ptd1)]);
    set(ha2_west1_straight,'XData',[-11.25 g_x1_west(i_ptd1)-11.25],'ZData',[0 g_z1_west(i_ptd1)]);
    set(ha2_west2_straight,'XData',[g_x1_west(i_ptd1)-11.25 g_x2_west(i_ptd1)-11.25],'ZData',[g_z1_west(i_ptd1) g_z2_west(i_ptd1)]);

    set(ha3_east1_straight,'XData',[11.25 g_x1_east(i_ptd1)+11.25],'ZData',[0 g_z1_east(i_ptd1)]);
    set(ha3_east2_straight,'XData',[g_x1_east(i_ptd1)+11.25 g_x2_east(i_ptd1)+11.25],'ZData',[g_z1_east(i_ptd1) g_z2_east(i_ptd1)]);
    set(ha3_west1_straight,'XData',[-11.25 g_x1_west(i_ptd1)-11.25],'ZData',[0 g_z1_west(i_ptd1)]);
    set(ha3_west2_straight,'XData',[g_x1_west(i_ptd1)-11.25 g_x2_west(i_ptd1)-11.25],'ZData',[g_z1_west(i_ptd1) g_z2_west(i_ptd1)]);


    set(slope,'ZData',[move_surface_up2(i_ptd1) move_surface_down2(i_ptd1) move_surface_down2(i_ptd1) move_surface_up2(i_ptd1)]);
    set(ha2_slope,'ZData',[move_surface_up2(i_ptd1) move_surface_down2(i_ptd1) move_surface_down2(i_ptd1) move_surface_up2(i_ptd1)]);
    set(ha3_slope,'ZData',[move_surface_up2(i_ptd1) move_surface_down2(i_ptd1) move_surface_down2(i_ptd1) move_surface_up2(i_ptd1)]);



    pause(0.004);                                                               %0.035초 딜레이 0에가까울수록 빠름(drawnow함수 이용시 제일 빠름)
end
pause(1);

% 0 ~ 19.9도
delete(Leg_d5)
delete(Leg_d6)
delete(Leg_d7)
delete(Leg_d8)

delete(ha2_Leg_d5)
delete(ha2_Leg_d6)
delete(ha2_Leg_d7)
delete(ha2_Leg_d8)

delete(ha3_Leg_d5)
delete(ha3_Leg_d6)
delete(ha3_Leg_d7)
delete(ha3_Leg_d8)

%반대쪽 평면도 움직이기!

move_surface_up2 = linspace(-7.5,7,300);
move_surface_down2 = linspace(-7.5,-22,length(move_surface_up2));

g_z2_north =linspace(-7.5,0.5,length(move_surface_up2));
g_y2_north = linspace(10.35,10.35,length(g_z2_north));

g_costh2_north = (g_y2_north.^2 + g_z2_north.^2 -(g_L1^2+g_L2^2))/(2*g_L1*g_L2);
g_sinth2_north = sqrt(1-abs(g_costh2_north).^2);
g_th2_north = atan2d(g_sinth2_north,g_costh2_north);
g_th1_north = atan2d(g_z2_north,g_y2_north) - atan2d(g_L1+g_L2*cosd(g_th2_north),g_L2*sind(g_th2_north));
g_y1_north = g_L1*sind(-g_th1_north);
g_z1_north = g_L1*cosd(-g_th1_north);


g_z2_south =linspace(-7.5,-15,length(move_surface_down2)); 
g_y2_south = linspace(-10.35,-10.35,length(g_z2_south));

g_costh2_south = (g_y2_south.^2 + g_z2_south.^2 -(g_L1^2+g_L2^2))/(2*g_L1*g_L2);
g_sinth2_south = sqrt(1-abs(g_costh2_south).^2);
g_th2_south = atan2d(g_sinth2_south,g_costh2_south);
g_th1_south = atan2d(g_z2_south,g_y2_south) + atan2d(g_L1+g_L2*cosd(g_th2_south),g_L2*sind(g_th2_south));
g_y1_south = g_L1*sind(g_th1_south);
g_z1_south = -g_L1*cosd(g_th1_south);


north1_straight = plot3(ha,[0 0],[11.25 g_y1_north(1)+11.25],[0 g_z1_north(1)],'r','LineWidth',3);
north2_straight = plot3(ha,[0 0],[g_y1_north(1)+11.25 g_y2_north(1)+11.25],[g_z1_north(1) g_z2_north(1)],'b','LineWidth',3);
south1_straight = plot3(ha,[0 0],[-11.25 g_y1_south(1)-11.25],[0 g_z1_south(1)],'r','LineWidth',3);
south2_straight = plot3(ha,[0 0],[g_y1_south(1)-11.25 g_y2_south(1)-11.25],[g_z1_south(1) g_z2_south(1)],'b','LineWidth',3);

ha2_north1_straight = plot3(ha2,[0 0],[11.25 g_y1_north(1)+11.25],[0 g_z1_north(1)],'r','LineWidth',3);
ha2_north2_straight = plot3(ha2,[0 0],[g_y1_north(1)+11.25 g_y2_north(1)+11.25],[g_z1_north(1) g_z2_north(1)],'b','LineWidth',3);
ha2_south1_straight = plot3(ha2,[0 0],[-11.25 g_y1_south(1)-11.25],[0 g_z1_south(1)],'r','LineWidth',3);
ha2_south2_straight = plot3(ha2,[0 0],[g_y1_south(1)-11.25 g_y2_south(1)-11.25],[g_z1_south(1) g_z2_south(1)],'b','LineWidth',3);

ha3_north1_straight = plot3(ha3,[0 0],[11.25 g_y1_north(1)+11.25],[0 g_z1_north(1)],'r','LineWidth',3);
ha3_north2_straight = plot3(ha3,[0 0],[g_y1_north(1)+11.25 g_y2_north(1)+11.25],[g_z1_north(1) g_z2_north(1)],'b','LineWidth',3);
ha3_south1_straight = plot3(ha3,[0 0],[-11.25 g_y1_south(1)-11.25],[0 g_z1_south(1)],'r','LineWidth',3);
ha3_south2_straight = plot3(ha3,[0 0],[g_y1_south(1)-11.25 g_y2_south(1)-11.25],[g_z1_south(1) g_z2_south(1)],'b','LineWidth',3);



for i_ptd1 = 1:length(move_surface_up2)                                         %애니매이션 실행 1부터theta_south크기까지 반복

    set(north1_straight,'YData',[11.25 g_y1_north(i_ptd1)+11.25],'ZData',[0 g_z1_north(i_ptd1)]);
    set(north2_straight,'YData',[g_y1_north(i_ptd1)+11.25 g_y2_north(i_ptd1)+11.25],'ZData',[g_z1_north(i_ptd1) g_z2_north(i_ptd1)]);
    set(south1_straight,'YData',[-11.25 g_y1_south(i_ptd1)-11.25],'ZData',[0 g_z1_south(i_ptd1)]);
    set(south2_straight,'YData',[g_y1_south(i_ptd1)-11.25 g_y2_south(i_ptd1)-11.25],'ZData',[g_z1_south(i_ptd1) g_z2_south(i_ptd1)]);

    set(ha2_north1_straight,'YData',[11.25 g_y1_north(i_ptd1)+11.25],'ZData',[0 g_z1_north(i_ptd1)]);
    set(ha2_north2_straight,'YData',[g_y1_north(i_ptd1)+11.25 g_y2_north(i_ptd1)+11.25],'ZData',[g_z1_north(i_ptd1) g_z2_north(i_ptd1)]);
    set(ha2_south1_straight,'YData',[-11.25 g_y1_south(i_ptd1)-11.25],'ZData',[0 g_z1_south(i_ptd1)]);
    set(ha2_south2_straight,'YData',[g_y1_south(i_ptd1)-11.25 g_y2_south(i_ptd1)-11.25],'ZData',[g_z1_south(i_ptd1) g_z2_south(i_ptd1)]);

    set(ha3_north1_straight,'YData',[11.25 g_y1_north(i_ptd1)+11.25],'ZData',[0 g_z1_north(i_ptd1)]);
    set(ha3_north2_straight,'YData',[g_y1_north(i_ptd1)+11.25 g_y2_north(i_ptd1)+11.25],'ZData',[g_z1_north(i_ptd1) g_z2_north(i_ptd1)]);
    set(ha3_south1_straight,'YData',[-11.25 g_y1_south(i_ptd1)-11.25],'ZData',[0 g_z1_south(i_ptd1)]);
    set(ha3_south2_straight,'YData',[g_y1_south(i_ptd1)-11.25 g_y2_south(i_ptd1)-11.25],'ZData',[g_z1_south(i_ptd1) g_z2_south(i_ptd1)]);


    set(slope,'ZData',[move_surface_down2(i_ptd1) move_surface_down2(i_ptd1) move_surface_up2(i_ptd1) move_surface_up2(i_ptd1)]);
    set(ha2_slope,'ZData',[move_surface_down2(i_ptd1) move_surface_down2(i_ptd1) move_surface_up2(i_ptd1) move_surface_up2(i_ptd1)]);
    set(ha3_slope,'ZData',[move_surface_down2(i_ptd1) move_surface_down2(i_ptd1) move_surface_up2(i_ptd1) move_surface_up2(i_ptd1)]);

   

    pause(0.004);                                                               %0.035초 딜레이 0에가까울수록 빠름(drawnow함수 이용시 제일 빠름)
end


% -19.9도 ~ 19.9도



move_surface_up2 = linspace(7,-22,200);
move_surface_down2 = linspace(-22,7,length(move_surface_up2));

g_z2_north =linspace(0.5,-15,length(move_surface_up2));
g_y2_north = linspace(10.35,10.35,length(g_z2_north));

g_costh2_north = (g_y2_north.^2 + g_z2_north.^2 -(g_L1^2+g_L2^2))/(2*g_L1*g_L2);
g_sinth2_north = sqrt(1-abs(g_costh2_north).^2);
g_th2_north = atan2d(g_sinth2_north,g_costh2_north);
g_th1_north = atan2d(g_z2_north,g_y2_north) - atan2d(g_L1+g_L2*cosd(g_th2_north),g_L2*sind(g_th2_north));
g_y1_north = g_L1*sind(-g_th1_north);
g_z1_north = g_L1*cosd(-g_th1_north);


g_z2_south =linspace(-15,0.5,length(move_surface_down2)); 
g_y2_south = linspace(-10.35,-10.35,length(g_z2_south));

g_costh2_south = (g_y2_south.^2 + g_z2_south.^2 -(g_L1^2+g_L2^2))/(2*g_L1*g_L2);
g_sinth2_south = sqrt(1-abs(g_costh2_south).^2);
g_th2_south = atan2d(g_sinth2_south,g_costh2_south);
g_th1_south = atan2d(g_z2_south,g_y2_south) + atan2d(g_L1+g_L2*cosd(g_th2_south),g_L2*sind(g_th2_south));
g_y1_south = g_L1*sind(g_th1_south);
g_z1_south = -g_L1*cosd(g_th1_south);



for i_ptd1 = 1:length(move_surface_up2)                                         %애니매이션 실행 1부터theta_south크기까지 반복

    set(north1_straight,'YData',[11.25 g_y1_north(i_ptd1)+11.25],'ZData',[0 g_z1_north(i_ptd1)]);
    set(north2_straight,'YData',[g_y1_north(i_ptd1)+11.25 g_y2_north(i_ptd1)+11.25],'ZData',[g_z1_north(i_ptd1) g_z2_north(i_ptd1)]);
    set(south1_straight,'YData',[-11.25 g_y1_south(i_ptd1)-11.25],'ZData',[0 g_z1_south(i_ptd1)]);
    set(south2_straight,'YData',[g_y1_south(i_ptd1)-11.25 g_y2_south(i_ptd1)-11.25],'ZData',[g_z1_south(i_ptd1) g_z2_south(i_ptd1)]);

    set(ha2_north1_straight,'YData',[11.25 g_y1_north(i_ptd1)+11.25],'ZData',[0 g_z1_north(i_ptd1)]);
    set(ha2_north2_straight,'YData',[g_y1_north(i_ptd1)+11.25 g_y2_north(i_ptd1)+11.25],'ZData',[g_z1_north(i_ptd1) g_z2_north(i_ptd1)]);
    set(ha2_south1_straight,'YData',[-11.25 g_y1_south(i_ptd1)-11.25],'ZData',[0 g_z1_south(i_ptd1)]);
    set(ha2_south2_straight,'YData',[g_y1_south(i_ptd1)-11.25 g_y2_south(i_ptd1)-11.25],'ZData',[g_z1_south(i_ptd1) g_z2_south(i_ptd1)]);

    set(ha3_north1_straight,'YData',[11.25 g_y1_north(i_ptd1)+11.25],'ZData',[0 g_z1_north(i_ptd1)]);
    set(ha3_north2_straight,'YData',[g_y1_north(i_ptd1)+11.25 g_y2_north(i_ptd1)+11.25],'ZData',[g_z1_north(i_ptd1) g_z2_north(i_ptd1)]);
    set(ha3_south1_straight,'YData',[-11.25 g_y1_south(i_ptd1)-11.25],'ZData',[0 g_z1_south(i_ptd1)]);
    set(ha3_south2_straight,'YData',[g_y1_south(i_ptd1)-11.25 g_y2_south(i_ptd1)-11.25],'ZData',[g_z1_south(i_ptd1) g_z2_south(i_ptd1)]);


    set(slope,'ZData',[move_surface_down2(i_ptd1) move_surface_down2(i_ptd1) move_surface_up2(i_ptd1) move_surface_up2(i_ptd1)]);
    set(ha2_slope,'ZData',[move_surface_down2(i_ptd1) move_surface_down2(i_ptd1) move_surface_up2(i_ptd1) move_surface_up2(i_ptd1)]);
    set(ha3_slope,'ZData',[move_surface_down2(i_ptd1) move_surface_down2(i_ptd1) move_surface_up2(i_ptd1) move_surface_up2(i_ptd1)]);


    pause(0.006);                                                               %0.035초 딜레이 0에가까울수록 빠름(drawnow함수 이용시 제일 빠름)
end


% -24.8도 ~ 0도




move_surface_down2 = linspace(7,-7.5,300);
move_surface_up2 = linspace(-22,-7.5,length(move_surface_down2));

g_z2_north =linspace(-15,-7.5,length(move_surface_up2));
g_y2_north = linspace(10.35,10.35,length(g_z2_north));

g_costh2_north = (g_y2_north.^2 + g_z2_north.^2 -(g_L1^2+g_L2^2))/(2*g_L1*g_L2);
g_sinth2_north = sqrt(1-abs(g_costh2_north).^2);
g_th2_north = atan2d(g_sinth2_north,g_costh2_north);
g_th1_north = atan2d(g_z2_north,g_y2_north) - atan2d(g_L1+g_L2*cosd(g_th2_north),g_L2*sind(g_th2_north));
g_y1_north = g_L1*sind(-g_th1_north);
g_z1_north = g_L1*cosd(-g_th1_north);


g_z2_south =linspace(0.5,-7.5,length(move_surface_down2)); 
g_y2_south = linspace(-10.35,-10.35,length(g_z2_south));

g_costh2_south = (g_y2_south.^2 + g_z2_south.^2 -(g_L1^2+g_L2^2))/(2*g_L1*g_L2);
g_sinth2_south = sqrt(1-abs(g_costh2_south).^2);
g_th2_south = atan2d(g_sinth2_south,g_costh2_south);
g_th1_south = atan2d(g_z2_south,g_y2_south) + atan2d(g_L1+g_L2*cosd(g_th2_south),g_L2*sind(g_th2_south));
g_y1_south = g_L1*sind(g_th1_south);
g_z1_south = -g_L1*cosd(g_th1_south);



for i_ptd1 = 1:length(move_surface_up2)                                         %애니매이션 실행 1부터theta_south크기까지 반복

    set(north1_straight,'YData',[11.25 g_y1_north(i_ptd1)+11.25],'ZData',[0 g_z1_north(i_ptd1)]);
    set(north2_straight,'YData',[g_y1_north(i_ptd1)+11.25 g_y2_north(i_ptd1)+11.25],'ZData',[g_z1_north(i_ptd1) g_z2_north(i_ptd1)]);
    set(south1_straight,'YData',[-11.25 g_y1_south(i_ptd1)-11.25],'ZData',[0 g_z1_south(i_ptd1)]);
    set(south2_straight,'YData',[g_y1_south(i_ptd1)-11.25 g_y2_south(i_ptd1)-11.25],'ZData',[g_z1_south(i_ptd1) g_z2_south(i_ptd1)]);

    set(ha2_north1_straight,'YData',[11.25 g_y1_north(i_ptd1)+11.25],'ZData',[0 g_z1_north(i_ptd1)]);
    set(ha2_north2_straight,'YData',[g_y1_north(i_ptd1)+11.25 g_y2_north(i_ptd1)+11.25],'ZData',[g_z1_north(i_ptd1) g_z2_north(i_ptd1)]);
    set(ha2_south1_straight,'YData',[-11.25 g_y1_south(i_ptd1)-11.25],'ZData',[0 g_z1_south(i_ptd1)]);
    set(ha2_south2_straight,'YData',[g_y1_south(i_ptd1)-11.25 g_y2_south(i_ptd1)-11.25],'ZData',[g_z1_south(i_ptd1) g_z2_south(i_ptd1)]);

    set(ha3_north1_straight,'YData',[11.25 g_y1_north(i_ptd1)+11.25],'ZData',[0 g_z1_north(i_ptd1)]);
    set(ha3_north2_straight,'YData',[g_y1_north(i_ptd1)+11.25 g_y2_north(i_ptd1)+11.25],'ZData',[g_z1_north(i_ptd1) g_z2_north(i_ptd1)]);
    set(ha3_south1_straight,'YData',[-11.25 g_y1_south(i_ptd1)-11.25],'ZData',[0 g_z1_south(i_ptd1)]);
    set(ha3_south2_straight,'YData',[g_y1_south(i_ptd1)-11.25 g_y2_south(i_ptd1)-11.25],'ZData',[g_z1_south(i_ptd1) g_z2_south(i_ptd1)]);



    set(slope,'ZData',[move_surface_down2(i_ptd1) move_surface_down2(i_ptd1) move_surface_up2(i_ptd1) move_surface_up2(i_ptd1)]);
    set(ha2_slope,'ZData',[move_surface_down2(i_ptd1) move_surface_down2(i_ptd1) move_surface_up2(i_ptd1) move_surface_up2(i_ptd1)]);
    set(ha3_slope,'ZData',[move_surface_down2(i_ptd1) move_surface_down2(i_ptd1) move_surface_up2(i_ptd1) move_surface_up2(i_ptd1)]);



    pause(0.003);                                                               %0.035초 딜레이 0에가까울수록 빠름(drawnow함수 이용시 제일 빠름)
end
